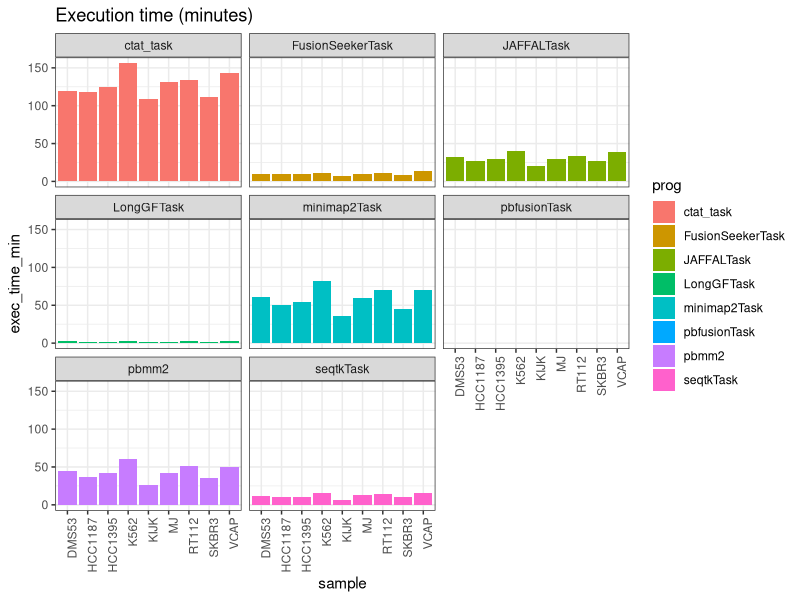
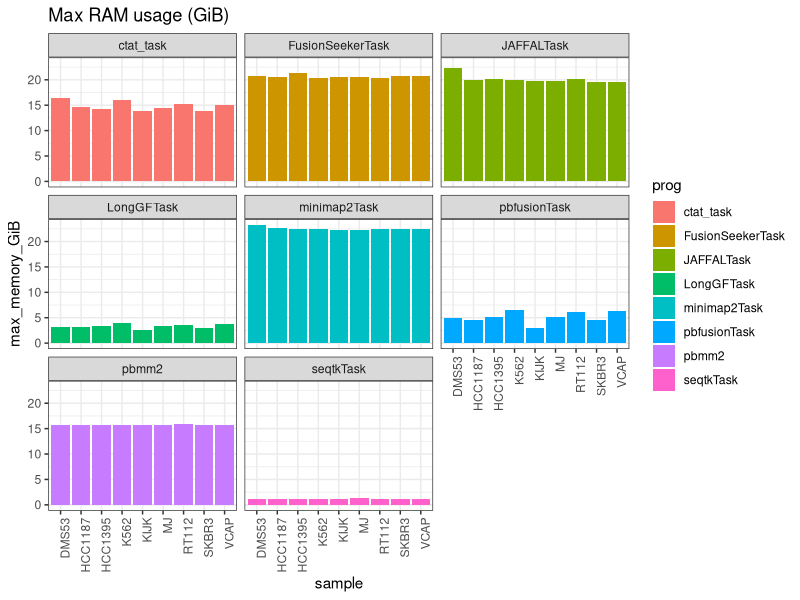

Reproduce these figures in R, in order.
## ---- chunk 1
knitr::opts_chunk$set(echo = TRUE)
library(tidyverse)
## ---- chunk 2

resource_usage_df = read.csv("resource_usage.stats.tsv", header=T, sep="\t")

resource_usage_df %>% head()

## ---- chunk 3

resource_usage_df %>% ggplot(aes(x=sample, y=exec_time_min)) + geom_col(aes(fill=prog)) + facet_wrap(~prog) +
   theme_bw() +
   theme(axis.text.x = element_text(angle = 90, hjust = 1)) +
    ggtitle("Execution time (minutes)")
   
## ---- chunk 4

resource_usage_df %>% ggplot(aes(x=sample, y=max_memory_GiB)) + geom_col(aes(fill=prog)) + facet_wrap(~prog) +
   theme_bw() +
   theme(axis.text.x = element_text(angle = 90, hjust = 1)) +
    ggtitle("Max RAM usage (GiB)")
   


